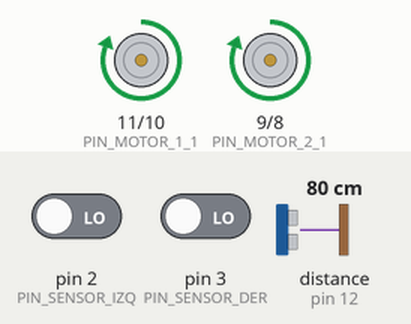
Recording of a sketch running on a simulated Arduino Uno, built with avr-gcc and run on an emulated ATmega328P. Parts: motor-driver pin pairs drawn as motors (green arrow = first pin HIGH = forward, orange = second pin HIGH = backward, longer = more drive, scaled by the enable pin). Wiring (inferred from the names in the program): ultrasonic range finder: trigger pin 13; echo pin 12. The inputs (shaded band) are chosen by the test bench; at power-on: distance to the obstacle (sensor on pin 12) 80 cm, pin 2 (PIN_SENSOR_IZQ) LOW, pin 3 (PIN_SENSOR_DER) LOW.

Above: at 1.2 s.
1.3 s: distance to the obstacle (sensor on pin 12) set to 53 cm
2.8 s: distance to the obstacle (sensor on pin 12) set to 45 cm
At 3.4 s:
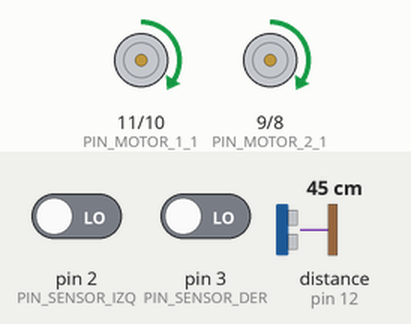
4.3 s: pin 2 (PIN_SENSOR_IZQ) driven HIGH
At 5.1 s:
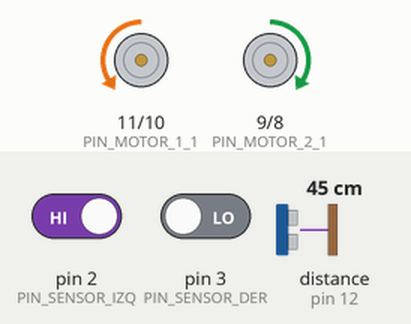
5.8 s: pin 3 (PIN_SENSOR_DER) driven HIGH
At 6.2 s:
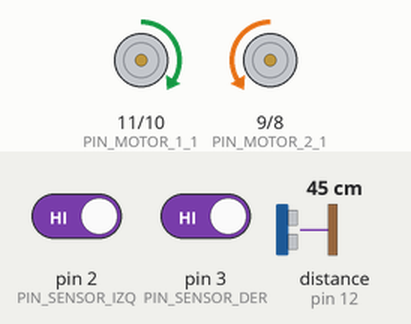
7.3 s: distance to the obstacle (sensor on pin 12) set to 22 cm
8.8 s: distance to the obstacle (sensor on pin 12) set to 18 cm
At 10.3 s:
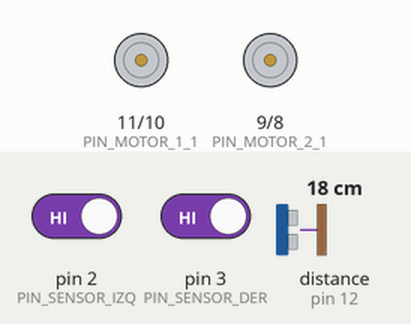
Timing chart, 0 to 11.3 s (numbered marks = the images above; inputs shaded):
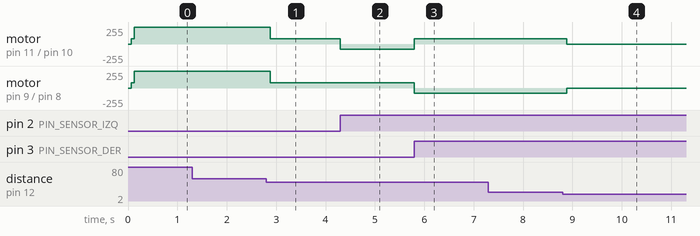

The sketch:

parcial_1.ino
```cpp
// Pines Sensor Ultrasonido
const int PIN_DISPARO = 13;
const int PIN_ECO = 12;

// Pines Puente H (Dirección de Motores)
const int PIN_MOTOR_1_1 = 11;
const int PIN_MOTOR_1_2 = 10;
const int PIN_MOTOR_2_1 = 9;
const int PIN_MOTOR_2_2 = 8;

// Pines PWM para Control de Velocidad
const int PIN_ENA = 5;
const int PIN_ENB = 6;

// Pines de Interrupción (Sensores de Línea)
const int PIN_SENSOR_IZQ = 2;
const int PIN_SENSOR_DER = 3;

// Constantes de Velocidad
const int VELOCIDAD_MAX = 255;
const int VELOCIDAD_MED = 76;
const int VELOCIDAD_STOP = 0;

// Variables globales compartidas para el filtro de promedio
float lecturas[3] = {0, 0, 0};
int indiceLectura = 0;
float sumaDistancias = 0;
float distanciaProm = 0;

const long intervaloLectura = 60; // Muestreo cada 60ms

void setup() {
  pinMode(PIN_DISPARO, OUTPUT);
  pinMode(PIN_ECO, INPUT);

  pinMode(PIN_MOTOR_1_1, OUTPUT);
  pinMode(PIN_MOTOR_1_2, OUTPUT);
  pinMode(PIN_MOTOR_2_1, OUTPUT);
  pinMode(PIN_MOTOR_2_2, OUTPUT);

  pinMode(PIN_ENA, OUTPUT);
  pinMode(PIN_ENB, OUTPUT);

  pinMode(PIN_SENSOR_IZQ, INPUT);
  pinMode(PIN_SENSOR_DER, INPUT);

  moverAdelante();

  attachInterrupt(digitalPinToInterrupt(PIN_SENSOR_IZQ), moduloIzq, CHANGE);
  attachInterrupt(digitalPinToInterrupt(PIN_SENSOR_DER), moduloDer, CHANGE);
}

void loop() {
  medirDistancia();
}

// Función para medir la distancia utilizando el sensor ultrasónico
void medirDistancia() {
  static unsigned long tiempoUltimoDisparo = 0;
  static unsigned long tiempoInicioEco = 0;
  static unsigned long tiempoFinEco = 0;
  static bool esperandoEco = false;
  static bool ecoRegistrado = false;

  unsigned long tiempoActual = millis();

  // Disparo del sensor cada 60ms
  if (tiempoActual - tiempoUltimoDisparo >= intervaloLectura && !esperandoEco) {
    tiempoUltimoDisparo = tiempoActual;
    digitalWrite(PIN_DISPARO, HIGH);
    digitalWrite(PIN_DISPARO, LOW);
    esperandoEco = true;
    ecoRegistrado = false;
  }

  // Captura flanco de subida (Inicio del Eco)
  if (esperandoEco && !ecoRegistrado && digitalRead(PIN_ECO) == HIGH) {
    tiempoInicioEco = micros();
    ecoRegistrado = true;
  }

  // Captura flanco de bajada (Fin del Eco exitoso)
  if (esperandoEco && ecoRegistrado && digitalRead(PIN_ECO) == LOW) {
    tiempoFinEco = micros();
    esperandoEco = false;

    long duracionEco = tiempoFinEco - tiempoInicioEco;
    float distanciaCalculada = duracionEco / 58.3;

    actualizarFiltroYVelocidad(distanciaCalculada);
  }

  // Protección por Timeout (20ms sin respuesta)
  if (esperandoEco && ecoRegistrado && (micros() - tiempoInicioEco > 20000)) {
    esperandoEco = false;
    actualizarFiltroYVelocidad(0); // Detener por falta de respuesta
  }
}

// Función para actualizar el filtro de promedio móvil y controlar la velocidad
void actualizarFiltroYVelocidad(float distanciaCalculada) {
  // Aplicación del filtro de promedio móvil
  sumaDistancias = sumaDistancias - lecturas[indiceLectura];
  lecturas[indiceLectura] = distanciaCalculada;
  sumaDistancias = sumaDistancias + lecturas[indiceLectura];
  indiceLectura = (indiceLectura + 1) % 3;

  distanciaProm = sumaDistancias / 3.0;

  // Control de velocidad y frenado según el promedio
  if (distanciaProm > 50.0) {
    analogWrite(PIN_ENA, VELOCIDAD_MAX);
    analogWrite(PIN_ENB, VELOCIDAD_MAX);
  }
  else if (distanciaProm >= 20.0 && distanciaProm <= 50.0) {
    analogWrite(PIN_ENA, VELOCIDAD_MED);
    analogWrite(PIN_ENB, VELOCIDAD_MED);
  }
  else {
    analogWrite(PIN_ENA, VELOCIDAD_STOP);
    analogWrite(PIN_ENB, VELOCIDAD_STOP);
    detenerMotores();
  }
}

// Interrupciones para los sensores de línea
void moduloIzq() {
  if (digitalRead(PIN_SENSOR_IZQ) == HIGH) {
    girarIzquierda();
  } else {
    moverAdelante();
  }
}

void moduloDer() {
  if (digitalRead(PIN_SENSOR_DER) == HIGH) {
    girarDerecha();
  } else {
    moverAdelante();
  }
}

// Funciones de movimiento con los motores y el puente H
void moverAdelante() {
  digitalWrite(PIN_MOTOR_1_1, HIGH);
  digitalWrite(PIN_MOTOR_1_2, LOW);
  digitalWrite(PIN_MOTOR_2_1, HIGH);
  digitalWrite(PIN_MOTOR_2_2, LOW);
}

void girarIzquierda() {
  digitalWrite(PIN_MOTOR_1_1, LOW);
  digitalWrite(PIN_MOTOR_1_2, HIGH);
  digitalWrite(PIN_MOTOR_2_1, HIGH);
  digitalWrite(PIN_MOTOR_2_2, LOW);
}

void girarDerecha() {
  digitalWrite(PIN_MOTOR_1_1, HIGH);
  digitalWrite(PIN_MOTOR_1_2, LOW);
  digitalWrite(PIN_MOTOR_2_1, LOW);
  digitalWrite(PIN_MOTOR_2_2, HIGH);
}

void detenerMotores() {
  digitalWrite(PIN_MOTOR_1_1, LOW);
  digitalWrite(PIN_MOTOR_1_2, LOW);
  digitalWrite(PIN_MOTOR_2_1, LOW);
  digitalWrite(PIN_MOTOR_2_2, LOW);
}
```

Measured:
- the behaviour switches between 51 and 50 cm on distance to the obstacle (sensor on pin 12) (found by bisection; images 0 and 1)
- the behaviour switches between 21 and 20 cm on distance to the obstacle (sensor on pin 12) (found by bisection; images 3 and 4)
- after the input at 1.3 s, every drawn part: stays the same
- after the input at 2.8 s, motor on pin 11 (PIN_MOTOR_1_1) / pin 10 (PIN_MOTOR_1_2), motor on pin 9 (PIN_MOTOR_2_1) / pin 8 (PIN_MOTOR_2_2): forward 255/255 → forward 76/255 after 0.08 s
- after the input at 4.3 s, motor on pin 11 (PIN_MOTOR_1_1) / pin 10 (PIN_MOTOR_1_2): forward 76/255 → backward 76/255 at once
- after the input at 5.8 s, motor on pin 11 (PIN_MOTOR_1_1) / pin 10 (PIN_MOTOR_1_2): backward 76/255 → forward 76/255 at once; motor on pin 9 (PIN_MOTOR_2_1) / pin 8 (PIN_MOTOR_2_2): forward 76/255 → backward 76/255 at once
- after the input at 7.3 s, every drawn part: stays the same
- after the input at 8.8 s, motor on pin 11 (PIN_MOTOR_1_1) / pin 10 (PIN_MOTOR_1_2): forward 76/255 → stopped after 0.08 s; motor on pin 9 (PIN_MOTOR_2_1) / pin 8 (PIN_MOTOR_2_2): backward 76/255 → stopped after 0.08 s
